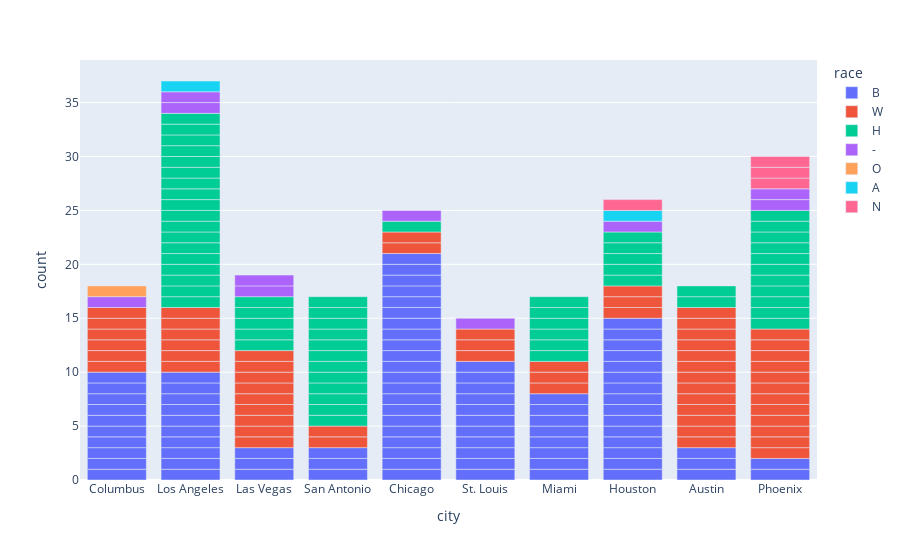

Notebook cell for this chart:
### Markdown cell above
This is literally the greatest line of code i've ever written

### Code cell
a = deaths.loc[lambda x: x['city'].isin(deaths['city'].value_counts().head(10).index)].value_counts().reset_index()
px.bar(a, 'city', 'count', 'race')

### Figure 1 — Plotly figure (JSON) as saved in the notebook; plotly's stock layout.template omitted (floating-point values rounded to 4 significant figures)
{"data": [{"alignmentgroup": "True", "hovertemplate": "race=B<br>city=%{x}<br>count=%{y}<extra></extra>", "legendgroup": "B", "marker": {"color": "#636efa", "pattern": {"shape": ""}}, "name": "B", "offsetgroup": "B", "orientation": "v", "showlegend": true, "textposition": "auto", "type": "bar", "x": ["Columbus", "Columbus", "Los Angeles", "Columbus", "Las Vegas", "San Antonio", "Chicago", "St. Louis", "Chicago", "Chicago", "Chicago", "St. Louis", "Los Angeles", "Los Angeles", "Chicago", "St. Louis", "Miami", "Houston", "Miami", "Columbus", "Columbus", "Houston", "Chicago", "Los Angeles", "Chicago", "Los Angeles", "Houston", "San Antonio", "Austin", "St. Louis", "Phoenix", "Chicago", "Miami", "St. Louis", "Houston", "Los Angeles", "Miami", "Chicago", "Phoenix", "St. Louis", "Chicago", "St. Louis", "Austin", "Houston", "Houston", "Los Angeles", "Chicago", "Las Vegas", "Los Angeles", "Houston", "St. Louis", "Chicago", "St. Louis", "St. Louis", "Los Angeles", "Columbus", "Miami", "Houston", "Chicago", "Miami", "Chicago", "Chicago", "San Antonio", "Columbus", "Austin", "Columbus", "Houston", "Chicago", "Houston", "Houston", "Houston", "Chicago", "St. Louis", "Chicago", "Las Vegas", "Chicago", "Miami", "Chicago", "Columbus", "Houston", "Columbus", "Los Angeles", "Houston", "Houston", "Miami", "Chicago"], "xaxis": "x", "y": [1, 1, 1, 1, 1, 1, 1, 1, 1, 1, 1, 1, 1, 1, 1, 1, 1, 1, 1, 1, 1, 1, 1, 1, 1, 1, 1, 1, 1, 1, 1, 1, 1, 1, 1, 1, 1, 1, 1, 1, 1, 1, 1, 1, 1, 1, 1, 1, 1, 1, 1, 1, 1, 1, 1, 1, 1, 1, 1, 1, 1, 1, 1, 1, 1, 1, 1, 1, 1, 1, 1, 1, 1, 1, 1, 1, 1, 1, 1, 1, 1, 1, 1, 1, 1, 1], "yaxis": "y"}, {"alignmentgroup": "True", "hovertemplate": "race=W<br>city=%{x}<br>count=%{y}<extra></extra>", "legendgroup": "W", "marker": {"color": "#EF553B", "pattern": {"shape": ""}}, "name": "W", "offsetgroup": "W", "orientation": "v", "showlegend": true, "textposition": "auto", "type": "bar", "x": ["Phoenix", "Phoenix", "Austin", "Houston", "Austin", "Austin", "Chicago", "Las Vegas", "Columbus", "Las Vegas", "Los Angeles", "St. Louis", "Miami", "Phoenix", "St. Louis", "Los Angeles", "Austin", "Austin", "Los Angeles", "Chicago", "Columbus", "Columbus", "Phoenix", "Columbus", "Austin", "Houston", "Austin", "Phoenix", "Las Vegas", "Los Angeles", "Austin", "Los Angeles", "Phoenix", "Las Vegas", "Phoenix", "Austin", "Los Angeles", "Austin", "Las Vegas", "Phoenix", "Phoenix", "Columbus", "San Antonio", "Austin", "Houston", "Miami", "Austin", "San Antonio", "Phoenix", "Austin", "Phoenix", "Las Vegas", "Las Vegas", "Columbus", "Las Vegas", "Miami", "St. Louis", "Las Vegas", "Phoenix"], "xaxis": "x", "y": [1, 1, 1, 1, 1, 1, 1, 1, 1, 1, 1, 1, 1, 1, 1, 1, 1, 1, 1, 1, 1, 1, 1, 1, 1, 1, 1, 1, 1, 1, 1, 1, 1, 1, 1, 1, 1, 1, 1, 1, 1, 1, 1, 1, 1, 1, 1, 1, 1, 1, 1, 1, 1, 1, 1, 1, 1, 1, 1], "yaxis": "y"}, {"alignmentgroup": "True", "hovertemplate": "race=H<br>city=%{x}<br>count=%{y}<extra></extra>", "legendgroup": "H", "marker": {"color": "#00cc96", "pattern": {"shape": ""}}, "name": "H", "offsetgroup": "H", "orientation": "v", "showlegend": true, "textposition": "auto", "type": "bar", "x": ["Austin", "Phoenix", "Phoenix", "San Antonio", "Los Angeles", "Miami", "San Antonio", "Los Angeles", "Houston", "Phoenix", "Las Vegas", "San Antonio", "Los Angeles", "Phoenix", "Phoenix", "Phoenix", "Los Angeles", "Los Angeles", "Austin", "Las Vegas", "San Antonio", "Phoenix", "San Antonio", "Houston", "San Antonio", "Phoenix", "Los Angeles", "Phoenix", "Los Angeles", "Houston", "Las Vegas", "Los Angeles", "Las Vegas", "San Antonio", "Miami", "Los Angeles", "San Antonio", "Chicago", "Los Angeles", "Miami", "Los Angeles", "San Antonio", "Houston", "Phoenix", "Los Angeles", "Los Angeles", "Miami", "Los Angeles", "Los Angeles", "Houston", "Los Angeles", "Phoenix", "San Antonio", "San Antonio", "Miami", "Miami", "Los Angeles", "San Antonio", "Las Vegas", "Los Angeles"], "xaxis": "x", "y": [1, 1, 1, 1, 1, 1, 1, 1, 1, 1, 1, 1, 1, 1, 1, 1, 1, 1, 1, 1, 1, 1, 1, 1, 1, 1, 1, 1, 1, 1, 1, 1, 1, 1, 1, 1, 1, 1, 1, 1, 1, 1, 1, 1, 1, 1, 1, 1, 1, 1, 1, 1, 1, 1, 1, 1, 1, 1, 1, 1], "yaxis": "y"}, {"alignmentgroup": "True", "hovertemplate": "race=-<br>city=%{x}<br>count=%{y}<extra></extra>", "legendgroup": "-", "marker": {"color": "#ab63fa", "pattern": {"shape": ""}}, "name": "-", "offsetgroup": "-", "orientation": "v", "showlegend": true, "textposition": "auto", "type": "bar", "x": ["Las Vegas", "St. Louis", "Chicago", "Columbus", "Las Vegas", "Los Angeles", "Phoenix", "Phoenix", "Houston", "Los Angeles"], "xaxis": "x", "y": [1, 1, 1, 1, 1, 1, 1, 1, 1, 1], "yaxis": "y"}, {"alignmentgroup": "True", "hovertemplate": "race=O<br>city=%{x}<br>count=%{y}<extra></extra>", "legendgroup": "O", "marker": {"color": "#FFA15A", "pattern": {"shape": ""}}, "name": "O", "offsetgroup": "O", "orientation": "v", "showlegend": true, "textposition": "auto", "type": "bar", "x": ["Columbus"], "xaxis": "x", "y": [1], "yaxis": "y"}, {"alignmentgroup": "True", "hovertemplate": "race=A<br>city=%{x}<br>count=%{y}<extra></extra>", "legendgroup": "A", "marker": {"color": "#19d3f3", "pattern": {"shape": ""}}, "name": "A", "offsetgroup": "A", "orientation": "v", "showlegend": true, "textposition": "auto", "type": "bar", "x": ["Los Angeles", "Houston"], "xaxis": "x", "y": [1, 1], "yaxis": "y"}, {"alignmentgroup": "True", "hovertemplate": "race=N<br>city=%{x}<br>count=%{y}<extra></extra>", "legendgroup": "N", "marker": {"color": "#FF6692", "pattern": {"shape": ""}}, "name": "N", "offsetgroup": "N", "orientation": "v", "showlegend": true, "textposition": "auto", "type": "bar", "x": ["Phoenix", "Phoenix", "Houston", "Phoenix"], "xaxis": "x", "y": [1, 1, 1, 1], "yaxis": "y"}], "layout": {"barmode": "relative", "legend": {"title": {"text": "race"}, "tracegroupgap": 0}, "margin": {"t": 60}, "xaxis": {"anchor": "y", "domain": [0, 1], "title": {"text": "city"}}, "yaxis": {"anchor": "x", "domain": [0, 1], "title": {"text": "count"}}}}
